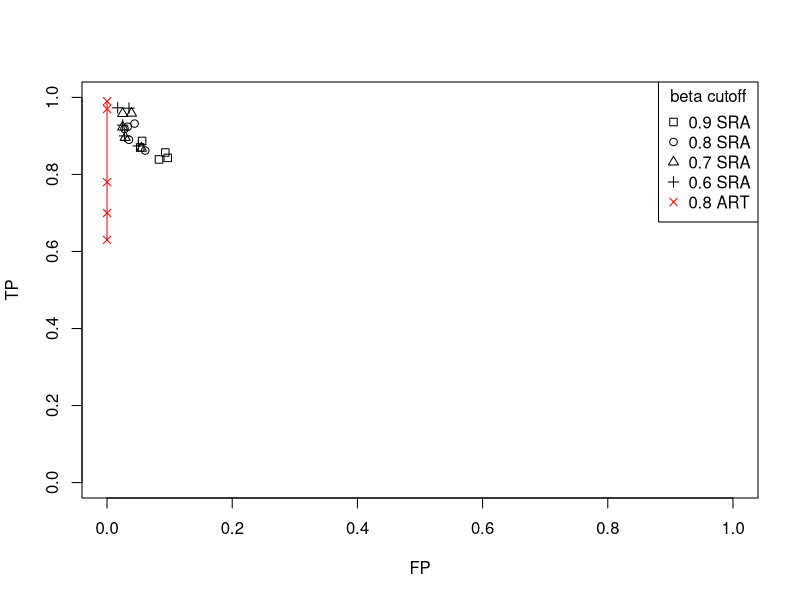

Here is the R script that generated this plot:
## ---- chunk 1
betas <- c("0.9","0.8","0.7","0.6")
covs <- c("0.025X","0.05X","0.1X","0.5X", "0.75X")
sens_mat <- matrix(nrow = 5, ncol = 4, c(0.839,0.87,0.887,0.857,0.843,0.862,0.89,0.918,0.932,0.924,0.868,0.896,0.923,0.959,0.958,0.874,0.9,0.928,0.972,0.973))
spec_mat <- matrix(nrow = 5, ncol = 4,c(0.917,0.947,0.944,0.907,0.903,0.939,0.965,0.972,0.956,0.967,0.945,0.971,0.975,0.961,0.975,0.95,0.972,0.975,0.965,0.983))
artificial_data <- c(0.63,0.70,0.78,0.97,0.99)
## ---- chunk 2
plot(1-spec_mat[,1],sens_mat[,1], xlim = c(0,1),ylim=c(0,1),ylab = "TP", xlab = "FP", pch = 0)
points(1-spec_mat[,2],sens_mat[,2], pch = 1)
points(1-spec_mat[,3],sens_mat[,3], pch = 2)
points(1-spec_mat[,4],sens_mat[,4], pch = 3)
lines(c(0,0,0,0,0), artificial_data, type = "o", pch = 4, col = "red")
legend("topright", pch = 0:4, legend = c("0.9 SRA","0.8 SRA","0.7 SRA","0.6 SRA", "0.8 ART"), col = c("black","black","black","black","red"),title = "beta cutoff")
## ---- chunk 3
sessionInfo()
